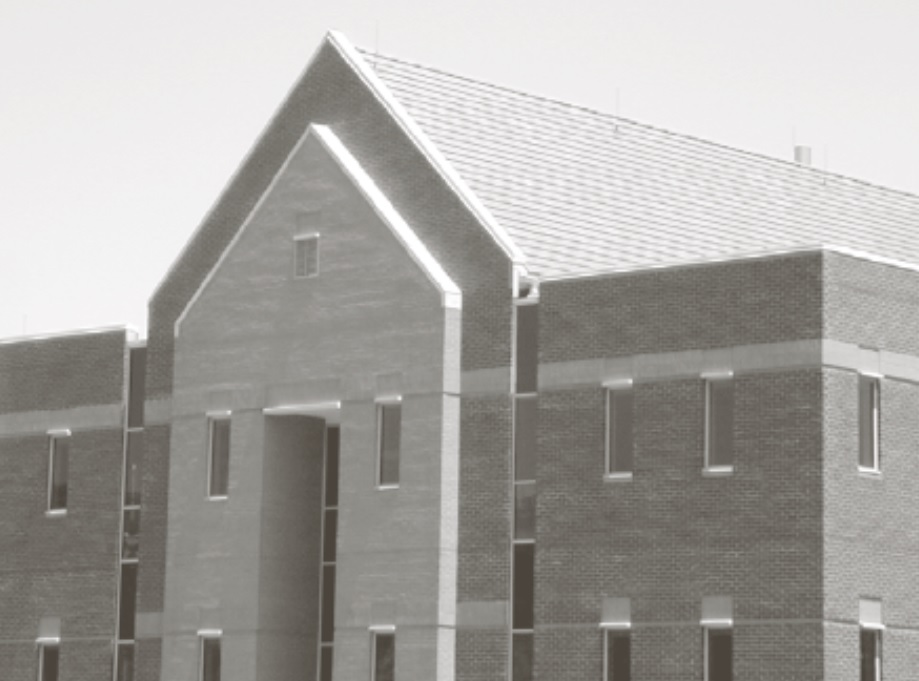
#> input picture Assignment 4/house.jpg, 919 x 681 px, found by its file name
$ python CannyEdgeDetection.py
#> lines starting #> are read from the running program, lines starting #| are printed output that depends on the picture
import cv2
import numpy as np

def normalize(image):
    rows,cols=image.shape
    max=0
    min=255
    for i in range(rows):
        for j in range(cols):
            if(image[i][j]>max):
                max=image[i][j]
            if(image[i][j]<min):
                min=image[i][j]
    newimage=np.zeros((rows,cols),dtype=np.uint8)
    for i in range(rows):
        for j in range(cols):
            newimage[i][j]=round(255*((image[i][j]-min)/(max-min)))
    return newimage

sd=2
gxy=np.zeros((11,11),dtype=np.float64)
for i in range(11):
    for j in range(11):
        gxy[i][j]=np.exp(-((pow(i-6,2)+pow(j-6,2))/2*sd*sd))

img=cv2.imread('./Assignment 4/house.jpg',0)
#> img: shape (681, 919); min 67, max 255, mean 165.8
img=cv2.resize(img,(512,512))
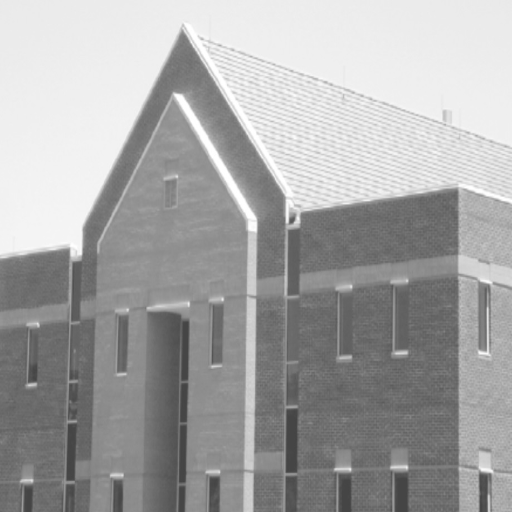
#> img: shape (512, 512); min 67, max 255, mean 165.7
rows,cols=img.shape
#> rows = 512; cols = 512
f=np.zeros((rows,cols),dtype=np.float64)
maxv=0
minv=255

for i in range(rows):
    for j in range(cols):
        if(img[i][j]>maxv):
            maxv=img[i][j]
        if(img[i][j]<minv):
            minv=img[i][j]
#> after the loop, maxv = 255; minv = 67

for i in range(rows):
    for j in range(cols):
        f[i][j]=(img[i][j]-minv)/(maxv-minv)
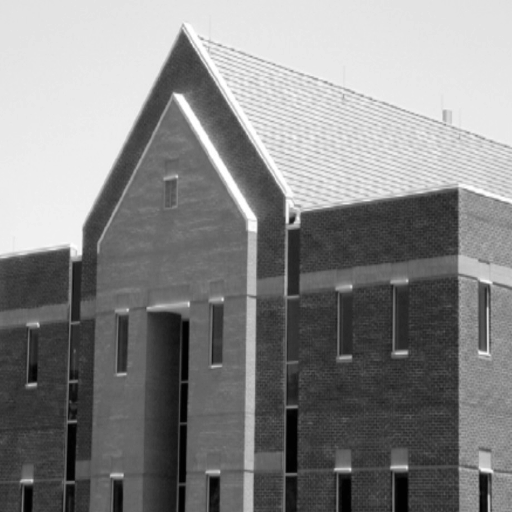
#> f: shape (512, 512) float64; min 0, max 1, mean 0.525

fs=cv2.filter2D(f,-1,gxy)
gx=fs.copy()
gy=fs.copy()

for i in range(rows):
    for j in range(cols-1):
        gx[i][j]=fs[i][j+1]-fs[i][j]
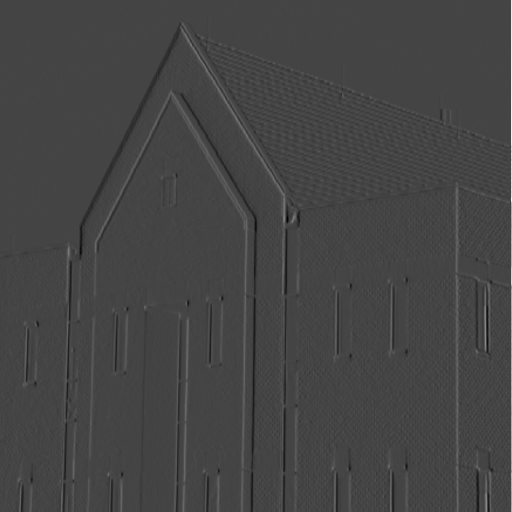
#> gx: shape (512, 512) float64; min -0.591, max 1.6, mean 0.00251; drawn with min black and max white

for i in range(1,rows):
    for j in range(cols):
        gy[i][j]=fs[i-1][j]-fs[i][j]
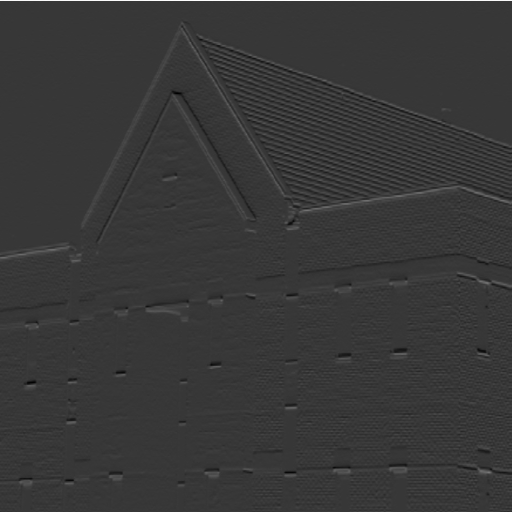
#> gy: shape (512, 512) float64; min -0.411, max 1.47, mean 0.00482; drawn with min black and max white

cv2.imshow('The Gx is',normalize(gx))
#> after the loop in normalize, `for i in range(rows):`: max = 1.6; min = -0.591
cv2.imshow('The Gy is',normalize(gy))

Mxy=np.zeros((rows,cols),dtype=np.float64)
Axy=np.zeros((rows,cols),dtype=np.float64)
for i in range(rows):
    for j in range(cols):
        Mxy[i][j]=pow(gx[i][j]*gx[i][j] +gy[i][j]*gy[i][j],0.5)
        Axy[i][j]=np.arctan((gy[i][j]/(gx[i][j]+1e-10)))* (180 / np.pi)
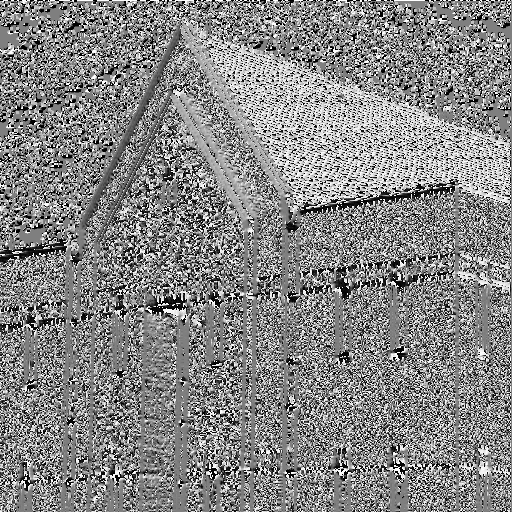
#> Axy: shape (512, 512) float64; min -90, max 90, mean 4.7; drawn with min black and max white
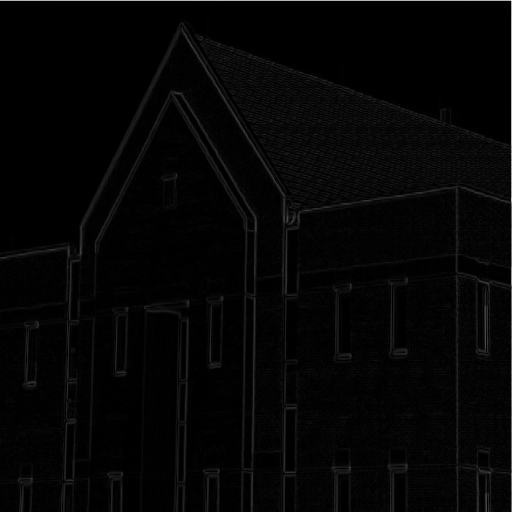
#> Mxy: shape (512, 512) float64; min 0, max 2.02, mean 0.0426; drawn with min black and max white

cv2.imshow('The Mxy is',normalize(Mxy))
cv2.imshow('The Axy Is:',normalize(Axy))

gNxy=np.zeros((rows,cols),dtype=np.float64)
def givedirection(angle):
    if angle<-157.5:
        return 'd1'
    elif angle<-112.5:
        return 'd2'
    elif angle<-67.5:
        return 'd3'
    elif angle<-22.5:
        return 'd4'
    elif angle<22.5:
        return 'd1'
    elif angle<67.5:
        return 'd2'
    elif angle<112.5:
        return 'd3'
    elif angle<157.5:
        return 'd4'
    else:
        return 'd1'
for i in range(1,rows-1):
    for j in range(1,cols-1):
        dir=givedirection(Axy[i][j])
        if(dir=='d1'):
            if(Mxy[i][j]>=max(Mxy[i][j-1],Mxy[i][j+1])):
                gNxy[i][j]=Mxy[i][j]
        elif(dir=='d2'):
            if(Mxy[i][j]>=max(Mxy[i-1][j+1],Mxy[i+1][j-1])):
                gNxy[i][j]=Mxy[i][j]
        elif(dir=='d3'):
            if(Mxy[i][j]>=max(Mxy[i-1][j],Mxy[i+1][j])):
                gNxy[i][j]=Mxy[i][j]
        else:
            if(Mxy[i][j]>=max(Mxy[i-1][j-1],Mxy[i+1][j+1])):
                gNxy[i][j]=Mxy[i][j]


Th=int(input('Enter The Value of Higher Threshold:'))
#> the answer given: 100
Tl=int(input('Enter The Value of Lower Threshold:'))
#> the answer given: 100

gNxy=normalize(gNxy)
cv2.imshow('The GNxy is:',gNxy)
gnl=np.zeros((rows,cols),dtype=np.uint8)
gnh=np.zeros((rows,cols),dtype=np.uint8)

for i in range(rows):
    for j in range(cols):
        if gNxy[i][j]>=Th:
            gnh[i][j]=255
        elif gNxy[i][j]>=Tl:
            gnl[i][j]=255
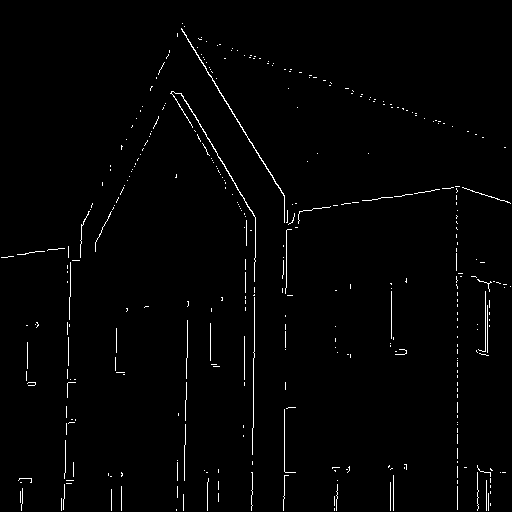
#> gnh: shape (512, 512); 1.4% white in thin lines or dots
#> gnl: shape (512, 512); every value is 0

cv2.imshow('The gnh',gnh)
cv2.imshow('The gnl',gnl)

Edges=gnh.copy()
for i in range(1,rows-1):
    for j in range(1,cols-1):
        if(gnh[i][j]>0):
            Edges[i-1][j-1]=max(Edges[i-1][j-1],gnl[i-1][j-1])
            Edges[i-1][j]=max(Edges[i-1][j],gnl[i-1][j])
            Edges[i-1][j+1]=max(Edges[i-1][j+1],gnl[i-1][j+1])
            Edges[i][j-1]=max(Edges[i][j-1],gnl[i][j-1])
            Edges[i][j+1]=max(Edges[i][j+1],gnl[i][j+1])
            Edges[i+1][j-1]=max(Edges[i+1][j-1],gnl[i+1][j-1])
            Edges[i+1][j]=max(Edges[i+1][j],gnl[i+1][j])
            Edges[i+1][j+1]=max(Edges[i+1][j+1],gnl[i+1][j+1])

cv2.imshow('Input Image',img)
cv2.imshow('Edges',Edges)
cv2.waitKey(0)
cv2.destroyAllWindows()
